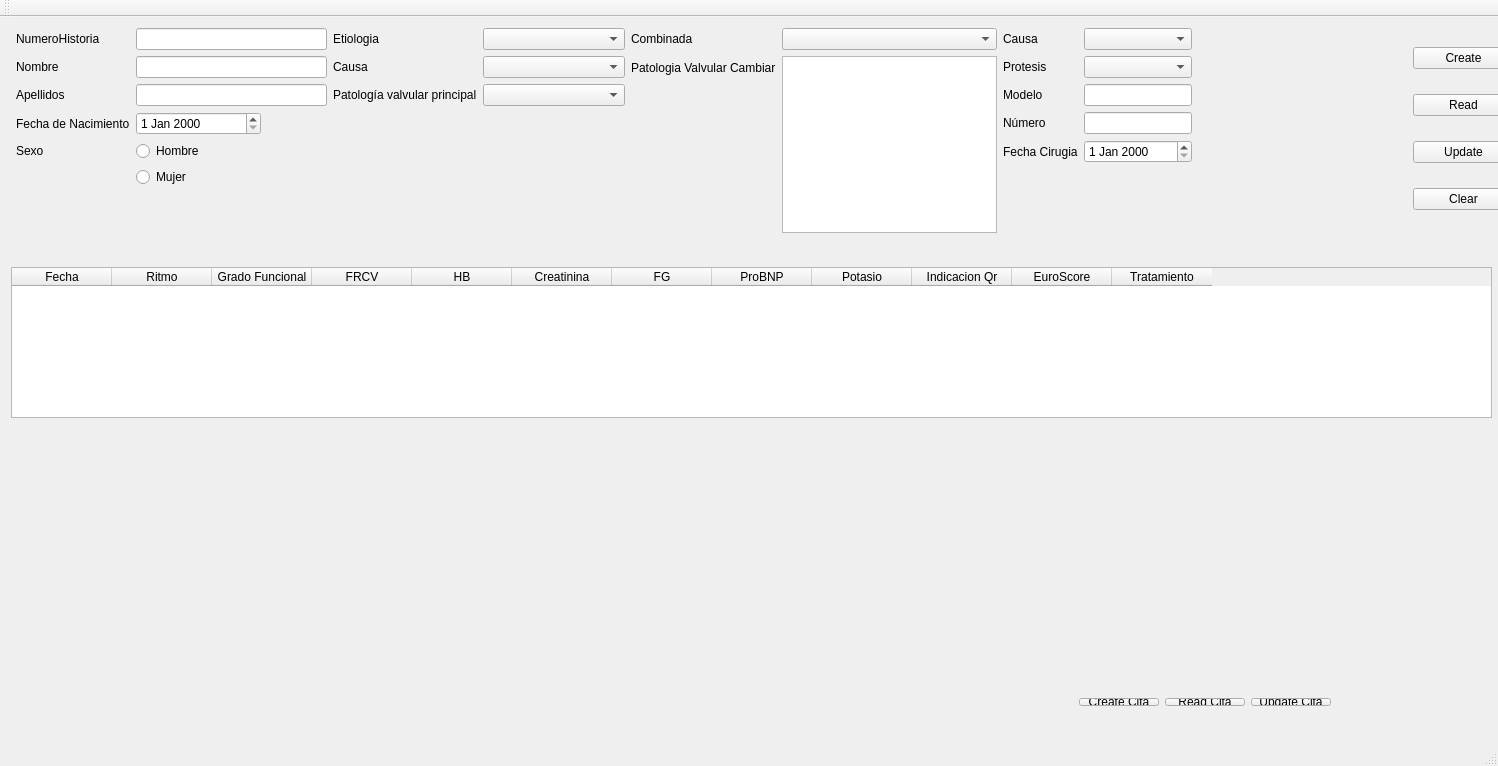
<?xml version="1.0" encoding="UTF-8"?>
<ui version="4.0">
 <class>MainWindow</class>
 <widget class="QMainWindow" name="MainWindow">
  <property name="geometry">
   <rect>
    <x>0</x>
    <y>0</y>
    <width>1498</width>
    <height>766</height>
   </rect>
  </property>
  <property name="sizePolicy">
   <sizepolicy hsizetype="Preferred" vsizetype="Minimum">
    <horstretch>0</horstretch>
    <verstretch>0</verstretch>
   </sizepolicy>
  </property>
  <property name="windowTitle">
   <string>Valvulares DB</string>
  </property>
  <widget class="QWidget" name="centralWidget">
   <property name="sizePolicy">
    <sizepolicy hsizetype="Preferred" vsizetype="Minimum">
     <horstretch>0</horstretch>
     <verstretch>0</verstretch>
    </sizepolicy>
   </property>
   <widget class="QTableWidget" name="citasTableWidget">
    <property name="geometry">
     <rect>
      <x>11</x>
      <y>250</y>
      <width>1481</width>
      <height>151</height>
     </rect>
    </property>
    <column>
     <property name="text">
      <string>Fecha</string>
     </property>
    </column>
    <column>
     <property name="text">
      <string>Ritmo</string>
     </property>
    </column>
    <column>
     <property name="text">
      <string>Grado Funcional</string>
     </property>
    </column>
    <column>
     <property name="text">
      <string>FRCV</string>
     </property>
    </column>
    <column>
     <property name="text">
      <string>HB</string>
     </property>
    </column>
    <column>
     <property name="text">
      <string>Creatinina</string>
     </property>
    </column>
    <column>
     <property name="text">
      <string>FG</string>
     </property>
    </column>
    <column>
     <property name="text">
      <string>ProBNP</string>
     </property>
    </column>
    <column>
     <property name="text">
      <string>Potasio</string>
     </property>
    </column>
    <column>
     <property name="text">
      <string>Indicacion Qr</string>
     </property>
    </column>
    <column>
     <property name="text">
      <string>EuroScore</string>
     </property>
    </column>
    <column>
     <property name="text">
      <string>Tratamiento</string>
     </property>
    </column>
   </widget>
   <widget class="QWidget" name="layoutWidget">
    <property name="geometry">
     <rect>
      <x>0</x>
      <y>0</y>
      <width>1525</width>
      <height>227</height>
     </rect>
    </property>
    <layout class="QHBoxLayout" name="horizontalLayout">
     <item>
      <layout class="QFormLayout" name="formLayout">
       <property name="sizeConstraint">
        <enum>QLayout::SetMaximumSize</enum>
       </property>
       <property name="leftMargin">
        <number>5</number>
       </property>
       <item row="0" column="0">
        <widget class="QLabel" name="labelNumeroHistoria">
         <property name="sizePolicy">
          <sizepolicy hsizetype="Maximum" vsizetype="Preferred">
           <horstretch>0</horstretch>
           <verstretch>0</verstretch>
          </sizepolicy>
         </property>
         <property name="maximumSize">
          <size>
           <width>500</width>
           <height>16777215</height>
          </size>
         </property>
         <property name="text">
          <string>NumeroHistoria</string>
         </property>
        </widget>
       </item>
       <item row="0" column="1">
        <widget class="QLineEdit" name="lineEditNumeroHistoria">
         <property name="sizePolicy">
          <sizepolicy hsizetype="Maximum" vsizetype="Fixed">
           <horstretch>0</horstretch>
           <verstretch>0</verstretch>
          </sizepolicy>
         </property>
         <property name="maximumSize">
          <size>
           <width>300</width>
           <height>16777215</height>
          </size>
         </property>
        </widget>
       </item>
       <item row="1" column="0">
        <widget class="QLabel" name="labelNombre">
         <property name="sizePolicy">
          <sizepolicy hsizetype="Maximum" vsizetype="Preferred">
           <horstretch>0</horstretch>
           <verstretch>0</verstretch>
          </sizepolicy>
         </property>
         <property name="maximumSize">
          <size>
           <width>500</width>
           <height>16777215</height>
          </size>
         </property>
         <property name="text">
          <string>Nombre</string>
         </property>
        </widget>
       </item>
       <item row="1" column="1">
        <widget class="QLineEdit" name="lineEditNombre">
         <property name="sizePolicy">
          <sizepolicy hsizetype="Maximum" vsizetype="Fixed">
           <horstretch>0</horstretch>
           <verstretch>0</verstretch>
          </sizepolicy>
         </property>
         <property name="maximumSize">
          <size>
           <width>300</width>
           <height>16777215</height>
          </size>
         </property>
        </widget>
       </item>
       <item row="2" column="0">
        <widget class="QLabel" name="labelApellidos">
         <property name="sizePolicy">
          <sizepolicy hsizetype="Maximum" vsizetype="Preferred">
           <horstretch>0</horstretch>
           <verstretch>0</verstretch>
          </sizepolicy>
         </property>
         <property name="maximumSize">
          <size>
           <width>500</width>
           <height>16777215</height>
          </size>
         </property>
         <property name="text">
          <string>Apellidos</string>
         </property>
        </widget>
       </item>
       <item row="2" column="1">
        <widget class="QLineEdit" name="lineEditApellidos">
         <property name="sizePolicy">
          <sizepolicy hsizetype="Maximum" vsizetype="Fixed">
           <horstretch>25</horstretch>
           <verstretch>0</verstretch>
          </sizepolicy>
         </property>
         <property name="maximumSize">
          <size>
           <width>300</width>
           <height>16777215</height>
          </size>
         </property>
        </widget>
       </item>
       <item row="4" column="0">
        <widget class="QLabel" name="labelSexo">
         <property name="sizePolicy">
          <sizepolicy hsizetype="Maximum" vsizetype="Preferred">
           <horstretch>0</horstretch>
           <verstretch>0</verstretch>
          </sizepolicy>
         </property>
         <property name="maximumSize">
          <size>
           <width>500</width>
           <height>16777215</height>
          </size>
         </property>
         <property name="text">
          <string>Sexo</string>
         </property>
        </widget>
       </item>
       <item row="4" column="1">
        <widget class="QRadioButton" name="radioButtonHombre">
         <property name="text">
          <string>Hombre</string>
         </property>
        </widget>
       </item>
       <item row="5" column="1">
        <widget class="QRadioButton" name="radioButtonMujer">
         <property name="text">
          <string>Mujer</string>
         </property>
        </widget>
       </item>
       <item row="3" column="0">
        <widget class="QLabel" name="fechaDeNacimientoLabel">
         <property name="sizePolicy">
          <sizepolicy hsizetype="Maximum" vsizetype="Preferred">
           <horstretch>0</horstretch>
           <verstretch>0</verstretch>
          </sizepolicy>
         </property>
         <property name="maximumSize">
          <size>
           <width>500</width>
           <height>16777215</height>
          </size>
         </property>
         <property name="text">
          <string>Fecha de Nacimiento</string>
         </property>
        </widget>
       </item>
       <item row="3" column="1">
        <widget class="QDateEdit" name="dateEditBirthDate">
         <property name="sizePolicy">
          <sizepolicy hsizetype="Maximum" vsizetype="Fixed">
           <horstretch>0</horstretch>
           <verstretch>0</verstretch>
          </sizepolicy>
         </property>
         <property name="maximumSize">
          <size>
           <width>125</width>
           <height>16777215</height>
          </size>
         </property>
        </widget>
       </item>
      </layout>
     </item>
     <item>
      <layout class="QHBoxLayout" name="horizontalLayout_2">
       <item>
        <layout class="QFormLayout" name="formLayout_2">
         <item row="0" column="0">
          <widget class="QLabel" name="label">
           <property name="text">
            <string>Etiologia</string>
           </property>
          </widget>
         </item>
         <item row="0" column="1">
          <widget class="QComboBox" name="comboBox">
           <property name="enabled">
            <bool>true</bool>
           </property>
           <property name="sizePolicy">
            <sizepolicy hsizetype="Maximum" vsizetype="Fixed">
             <horstretch>0</horstretch>
             <verstretch>0</verstretch>
            </sizepolicy>
           </property>
           <property name="maximumSize">
            <size>
             <width>215</width>
             <height>16777215</height>
            </size>
           </property>
           <item>
            <property name="text">
             <string/>
            </property>
           </item>
           <item>
            <property name="text">
             <string>Primaria</string>
            </property>
           </item>
           <item>
            <property name="text">
             <string>Secundaria</string>
            </property>
           </item>
          </widget>
         </item>
         <item row="1" column="0">
          <widget class="QLabel" name="label_2">
           <property name="text">
            <string>Causa</string>
           </property>
          </widget>
         </item>
         <item row="1" column="1">
          <widget class="QComboBox" name="comboBoxCausa">
           <property name="sizePolicy">
            <sizepolicy hsizetype="Maximum" vsizetype="Fixed">
             <horstretch>0</horstretch>
             <verstretch>0</verstretch>
            </sizepolicy>
           </property>
           <property name="maximumSize">
            <size>
             <width>215</width>
             <height>16777215</height>
            </size>
           </property>
          </widget>
         </item>
         <item row="2" column="0">
          <widget class="QLabel" name="label_3">
           <property name="text">
            <string>Patología valvular principal</string>
           </property>
          </widget>
         </item>
         <item row="2" column="1">
          <widget class="QComboBox" name="comboBoxPatologiaValvular">
           <property name="sizePolicy">
            <sizepolicy hsizetype="Maximum" vsizetype="Fixed">
             <horstretch>0</horstretch>
             <verstretch>0</verstretch>
            </sizepolicy>
           </property>
           <property name="maximumSize">
            <size>
             <width>215</width>
             <height>16777215</height>
            </size>
           </property>
           <item>
            <property name="text">
             <string/>
            </property>
           </item>
           <item>
            <property name="text">
             <string>EM</string>
            </property>
           </item>
           <item>
            <property name="text">
             <string>IM</string>
            </property>
           </item>
           <item>
            <property name="text">
             <string>IAO</string>
            </property>
           </item>
           <item>
            <property name="text">
             <string>EAO</string>
            </property>
           </item>
           <item>
            <property name="text">
             <string>ET</string>
            </property>
           </item>
           <item>
            <property name="text">
             <string>IT</string>
            </property>
           </item>
           <item>
            <property name="text">
             <string>EP</string>
            </property>
           </item>
           <item>
            <property name="text">
             <string>IP</string>
            </property>
           </item>
           <item>
            <property name="text">
             <string>Disfunción Protésica</string>
            </property>
           </item>
          </widget>
         </item>
        </layout>
       </item>
       <item>
        <layout class="QFormLayout" name="formLayout_8">
         <item row="0" column="0">
          <widget class="QLabel" name="combinadaLabel_2">
           <property name="text">
            <string>Combinada</string>
           </property>
          </widget>
         </item>
         <item row="0" column="1">
          <widget class="QComboBox" name="combinadaComboBox">
           <property name="sizePolicy">
            <sizepolicy hsizetype="Maximum" vsizetype="Fixed">
             <horstretch>0</horstretch>
             <verstretch>0</verstretch>
            </sizepolicy>
           </property>
           <property name="maximumSize">
            <size>
             <width>215</width>
             <height>16777215</height>
            </size>
           </property>
           <item>
            <property name="text">
             <string/>
            </property>
           </item>
           <item>
            <property name="text">
             <string>Si</string>
            </property>
           </item>
           <item>
            <property name="text">
             <string>No</string>
            </property>
           </item>
          </widget>
         </item>
         <item row="1" column="0">
          <widget class="QLabel" name="patologiaValvularCombinadaLabel">
           <property name="text">
            <string>Patologia Valvular Cambiar</string>
           </property>
          </widget>
         </item>
         <item row="1" column="1">
          <widget class="QListWidget" name="listWidgetPatologiaValvularCombinada">
           <property name="sizePolicy">
            <sizepolicy hsizetype="Maximum" vsizetype="Fixed">
             <horstretch>0</horstretch>
             <verstretch>0</verstretch>
            </sizepolicy>
           </property>
           <property name="maximumSize">
            <size>
             <width>215</width>
             <height>16777215</height>
            </size>
           </property>
           <property name="selectionMode">
            <enum>QAbstractItemView::MultiSelection</enum>
           </property>
          </widget>
         </item>
        </layout>
       </item>
       <item>
        <layout class="QFormLayout" name="formLayout_3">
         <item row="1" column="1">
          <widget class="QComboBox" name="causaComboBox">
           <property name="sizePolicy">
            <sizepolicy hsizetype="Maximum" vsizetype="Fixed">
             <horstretch>0</horstretch>
             <verstretch>0</verstretch>
            </sizepolicy>
           </property>
           <property name="maximumSize">
            <size>
             <width>215</width>
             <height>16777215</height>
            </size>
           </property>
          </widget>
         </item>
         <item row="1" column="0">
          <widget class="QLabel" name="causaLabel">
           <property name="text">
            <string>Causa</string>
           </property>
          </widget>
         </item>
         <item row="2" column="0">
          <widget class="QLabel" name="protesisLabel">
           <property name="text">
            <string>Protesis</string>
           </property>
          </widget>
         </item>
         <item row="2" column="1">
          <widget class="QComboBox" name="protesisComboBox">
           <property name="sizePolicy">
            <sizepolicy hsizetype="Maximum" vsizetype="Fixed">
             <horstretch>0</horstretch>
             <verstretch>0</verstretch>
            </sizepolicy>
           </property>
           <property name="maximumSize">
            <size>
             <width>215</width>
             <height>16777215</height>
            </size>
           </property>
          </widget>
         </item>
         <item row="3" column="0">
          <widget class="QLabel" name="modeloLabel">
           <property name="text">
            <string>Modelo</string>
           </property>
          </widget>
         </item>
         <item row="3" column="1">
          <widget class="QLineEdit" name="modeloLineEdit">
           <property name="sizePolicy">
            <sizepolicy hsizetype="Maximum" vsizetype="Fixed">
             <horstretch>0</horstretch>
             <verstretch>0</verstretch>
            </sizepolicy>
           </property>
           <property name="maximumSize">
            <size>
             <width>215</width>
             <height>16777215</height>
            </size>
           </property>
          </widget>
         </item>
         <item row="4" column="0">
          <widget class="QLabel" name="nMeroLabel">
           <property name="text">
            <string>Número</string>
           </property>
          </widget>
         </item>
         <item row="4" column="1">
          <widget class="QLineEdit" name="nMeroLineEdit">
           <property name="sizePolicy">
            <sizepolicy hsizetype="Maximum" vsizetype="Fixed">
             <horstretch>0</horstretch>
             <verstretch>0</verstretch>
            </sizepolicy>
           </property>
           <property name="maximumSize">
            <size>
             <width>215</width>
             <height>16777215</height>
            </size>
           </property>
          </widget>
         </item>
         <item row="5" column="0">
          <widget class="QLabel" name="fechaCirugiaLabel">
           <property name="text">
            <string>Fecha Cirugia</string>
           </property>
          </widget>
         </item>
         <item row="5" column="1">
          <widget class="QDateEdit" name="dateEditSugeryDate">
           <property name="sizePolicy">
            <sizepolicy hsizetype="Maximum" vsizetype="Fixed">
             <horstretch>0</horstretch>
             <verstretch>0</verstretch>
            </sizepolicy>
           </property>
           <property name="maximumSize">
            <size>
             <width>125</width>
             <height>16777215</height>
            </size>
           </property>
          </widget>
         </item>
        </layout>
       </item>
      </layout>
     </item>
     <item>
      <layout class="QGridLayout" name="gridLayout">
       <item row="1" column="1">
        <widget class="QPushButton" name="pushButton">
         <property name="sizePolicy">
          <sizepolicy hsizetype="Maximum" vsizetype="Fixed">
           <horstretch>0</horstretch>
           <verstretch>0</verstretch>
          </sizepolicy>
         </property>
         <property name="maximumSize">
          <size>
           <width>215</width>
           <height>16777215</height>
          </size>
         </property>
         <property name="text">
          <string>Read</string>
         </property>
        </widget>
       </item>
       <item row="0" column="1">
        <widget class="QPushButton" name="pushButtonCreate">
         <property name="sizePolicy">
          <sizepolicy hsizetype="Maximum" vsizetype="Fixed">
           <horstretch>0</horstretch>
           <verstretch>0</verstretch>
          </sizepolicy>
         </property>
         <property name="maximumSize">
          <size>
           <width>215</width>
           <height>16777215</height>
          </size>
         </property>
         <property name="text">
          <string>Create</string>
         </property>
        </widget>
       </item>
       <item row="1" column="0">
        <spacer name="horizontalSpacer">
         <property name="orientation">
          <enum>Qt::Horizontal</enum>
         </property>
         <property name="sizeType">
          <enum>QSizePolicy::Fixed</enum>
         </property>
         <property name="sizeHint" stdset="0">
          <size>
           <width>215</width>
           <height>20</height>
          </size>
         </property>
        </spacer>
       </item>
       <item row="4" column="0">
        <spacer name="horizontalSpacer_3">
         <property name="orientation">
          <enum>Qt::Horizontal</enum>
         </property>
         <property name="sizeType">
          <enum>QSizePolicy::Fixed</enum>
         </property>
         <property name="sizeHint" stdset="0">
          <size>
           <width>215</width>
           <height>20</height>
          </size>
         </property>
        </spacer>
       </item>
       <item row="3" column="1">
        <widget class="QPushButton" name="pushButtonUpdate">
         <property name="sizePolicy">
          <sizepolicy hsizetype="Maximum" vsizetype="Fixed">
           <horstretch>0</horstretch>
           <verstretch>0</verstretch>
          </sizepolicy>
         </property>
         <property name="maximumSize">
          <size>
           <width>215</width>
           <height>16777215</height>
          </size>
         </property>
         <property name="text">
          <string>Update</string>
         </property>
        </widget>
       </item>
       <item row="4" column="1">
        <widget class="QPushButton" name="pushButtonClear">
         <property name="sizePolicy">
          <sizepolicy hsizetype="Maximum" vsizetype="Fixed">
           <horstretch>0</horstretch>
           <verstretch>0</verstretch>
          </sizepolicy>
         </property>
         <property name="maximumSize">
          <size>
           <width>215</width>
           <height>16777215</height>
          </size>
         </property>
         <property name="text">
          <string>Clear</string>
         </property>
        </widget>
       </item>
      </layout>
     </item>
    </layout>
   </widget>
   <widget class="QWidget" name="layoutWidget">
    <property name="geometry">
     <rect>
      <x>11</x>
      <y>670</y>
      <width>1331</width>
      <height>30</height>
     </rect>
    </property>
    <layout class="QHBoxLayout" name="horizontalLayout_4">
     <item>
      <spacer name="horizontalSpacer_2">
       <property name="orientation">
        <enum>Qt::Horizontal</enum>
       </property>
       <property name="sizeHint" stdset="0">
        <size>
         <width>40</width>
         <height>20</height>
        </size>
       </property>
      </spacer>
     </item>
     <item>
      <widget class="QPushButton" name="createDatePushButton">
       <property name="text">
        <string>Create Cita</string>
       </property>
      </widget>
     </item>
     <item>
      <widget class="QPushButton" name="readCitaPushButton">
       <property name="text">
        <string>Read Cita</string>
       </property>
      </widget>
     </item>
     <item>
      <widget class="QPushButton" name="updateCitaPushButton">
       <property name="text">
        <string>Update Cita</string>
       </property>
      </widget>
     </item>
    </layout>
   </widget>
   <zorder>citasTableWidget</zorder>
   <zorder>layoutWidget</zorder>
   <zorder>layoutWidget</zorder>
   <zorder>horizontalSpacer_2</zorder>
  </widget>
  <widget class="QMenuBar" name="menuBar">
   <property name="geometry">
    <rect>
     <x>0</x>
     <y>0</y>
     <width>1498</width>
     <height>26</height>
    </rect>
   </property>
  </widget>
  <widget class="QToolBar" name="mainToolBar">
   <attribute name="toolBarArea">
    <enum>TopToolBarArea</enum>
   </attribute>
   <attribute name="toolBarBreak">
    <bool>false</bool>
   </attribute>
  </widget>
  <widget class="QStatusBar" name="statusBar"/>
 </widget>
 <layoutdefault spacing="6" margin="11"/>
 <resources/>
 <connections/>
</ui>
